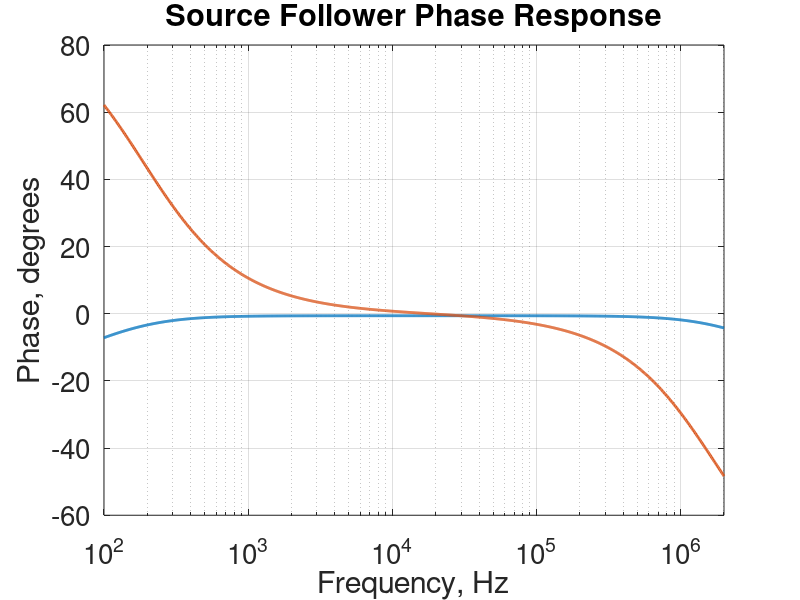

MATLAB code for this plot:
%% ECE 342 - Cameron Sullivan - HW14 #4 MATLAB

%% Gain plot
close all;

data = csvread('num4-src-follower-gain.CSV');
frequency = data(:,1);
gain = data(:,4);

figure(1);
semilogx(frequency, gain, 'linewidth', 2);
grid on;
set(gca, 'fontsize', 20);
title('Source Follower Frequency Response');
ylabel('Gain, dB');
xlabel('Frequency, Hz');
% ylim([ ]);
xlim([100, 2e6]);
hold on;

%% Phase plot
close all;

data = csvread('num4-src-follower-phase.CSV');
frequency = data(:,1);
phase = data(:,4);

figure(1);
semilogx(frequency, phase, 'linewidth', 2);
grid on;
set(gca, 'fontsize', 20);
title('Source Follower Phase Response');
ylabel('Phase, degrees');
xlabel('Frequency, Hz');
% ylim([ ]);
% xlim([ ]);
hold on;
